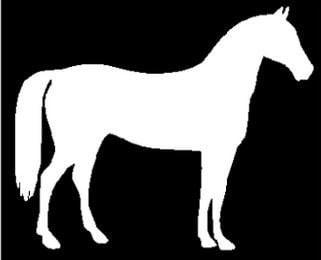
#> input picture lab5/resources/sample1.jpg, 321 x 260 px
$ python lab5_skeleton.py
#> lines starting #> are read from the running program, lines starting #| are printed output that depends on the picture; after the words box and inside, x2 and y2 are one past the last pixel; in counts of white or black regions, pixels touching at a corner belong together
import numpy as np
import cv2 as cv

if __name__ == '__main__':
    img = cv.imread('resources/sample1.jpg', 0)
#> img is the input picture: shape (260, 321); min 0, max 255, mean 86.9
    size = np.size(img)
#> size = 83460
    skel = np.zeros(img.shape, np.uint8)

    cv.imshow('skel', skel)
    cv.waitKey(0)
    ret, img = cv.threshold(img, 127, 255, cv.THRESH_BINARY)
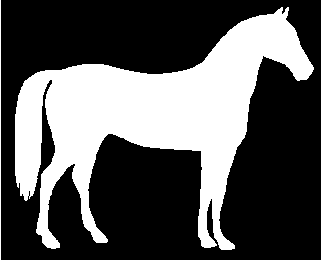
#> img: shape (260, 321); 34.1% white; 2 white regions, box (x1, y1, x2, y2) and area: (15, 7, 314, 250) 28212, (0, 0, 1, 260) 260
    cv.imshow('img', img)
    cv.waitKey(0)

    element = cv.getStructuringElement(cv.MORPH_CROSS, (3, 3))
    done = False
    while not done:
        eroded = cv.erode(img, element)
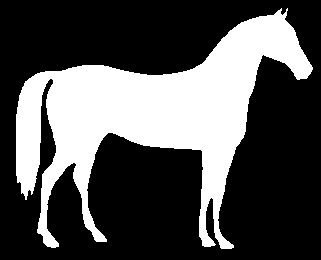
#> eroded: shape (260, 321); 31.8% white; 1 white region, box (x1, y1, x2, y2) and area: (16, 8, 313, 249) 26563
        dilated = cv.dilate(eroded, element)
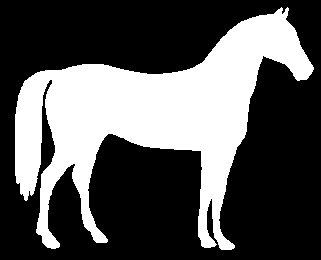
#> dilated: shape (260, 321); 33.8% white; 1 white region, box (x1, y1, x2, y2) and area: (15, 7, 314, 250) 28189
        new_img = dilated - eroded
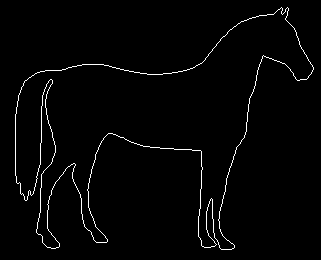
#> new_img: shape (260, 321); 1.9% white in thin lines or dots, all inside (x1, y1, x2, y2) = (15, 7, 314, 250)
        skel = cv.bitwise_or(skel, new_img)
        cv.imshow('skel', skel)
        cv.waitKey(0)
        img = eroded.copy()
        zeros = size - cv.countNonZero(img)
#> zeros = 56897
        if zeros == size:
            done = True

cv.imshow('skel', skel)
cv.waitKey(0)

$ run again, with lab5/resources/sample2.jpg copied over lab5/resources/sample1.jpg
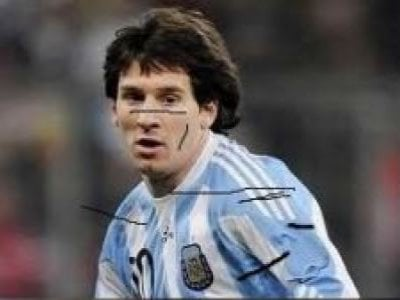
#> input picture lab5/resources/sample2.jpg, 400 x 300 px
#> size = 120000
#> `ret, img = cv.threshold(img, 127, 255, cv.THRESH_BINARY)`:
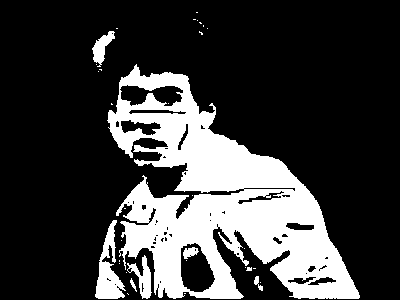
#> img: shape (300, 400); 23.9% white; 34 white regions (26 under 20 px), largest, box (x1, y1, x2, y2) and area: (107, 64, 360, 299) 26459, (95, 220, 126, 299) 1104, (127, 255, 152, 299) 443
#> eroded: shape (300, 400); 20.7% white; 23 white regions (16 under 20 px), largest, box (x1, y1, x2, y2) and area: (108, 66, 359, 298) 23247, (96, 262, 124, 298) 623, (130, 257, 151, 298) 282
#> dilated: shape (300, 400); 23.5% white; 13 white regions (5 under 20 px), largest, box (x1, y1, x2, y2) and area: (107, 65, 360, 299) 26151, (95, 220, 125, 299) 1085, (129, 256, 152, 299) 413
#> `new_img = dilated - eroded`:
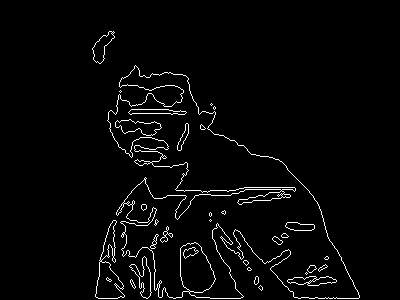
#> new_img: shape (300, 400); 2.9% white in thin lines or dots, all inside (x1, y1, x2, y2) = (92, 31, 360, 299)
#> zeros = 95198

$ run again, with lab5/resources/sample5.jpg copied over lab5/resources/sample1.jpg
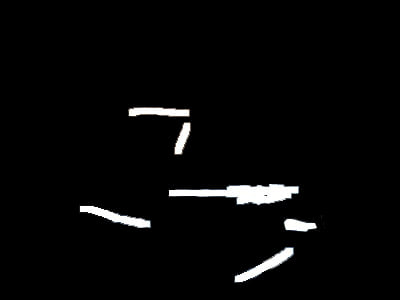
#> input picture lab5/resources/sample5.jpg, 400 x 300 px
#> size = 120000
#> `ret, img = cv.threshold(img, 127, 255, cv.THRESH_BINARY)`:
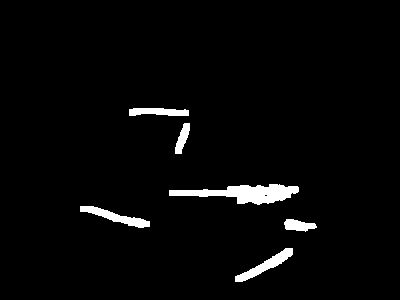
#> img: shape (300, 400); 2.9% white; 6 white regions, box (x1, y1, x2, y2) and area: (169, 184, 299, 205) 1435, (235, 248, 293, 282) 559, (80, 206, 150, 228) 542, (129, 108, 189, 116) 393, (284, 219, 317, 232) 280, (175, 123, 190, 154) 249
#> eroded: shape (300, 400); 2.2% white; 6 white regions, box (x1, y1, x2, y2) and area: (170, 185, 298, 204) 1149, (236, 249, 292, 281) 430, (81, 207, 149, 227) 393, (130, 109, 188, 115) 264, (285, 220, 316, 231) 207, (176, 124, 189, 153) 178
#> dilated: shape (300, 400); 2.9% white; 6 white regions, box (x1, y1, x2, y2) and area: (169, 184, 299, 205) 1430, (235, 248, 293, 282) 553, (80, 206, 150, 228) 537, (129, 108, 189, 116) 389, (284, 219, 317, 232) 277, (175, 123, 190, 154) 246
#> `new_img = dilated - eroded`:
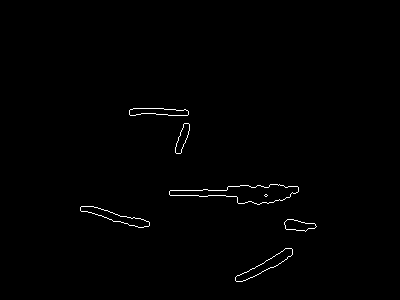
#> new_img: shape (300, 400); 0.68% white in thin lines or dots, all inside (x1, y1, x2, y2) = (80, 108, 317, 282)
#> zeros = 117379
